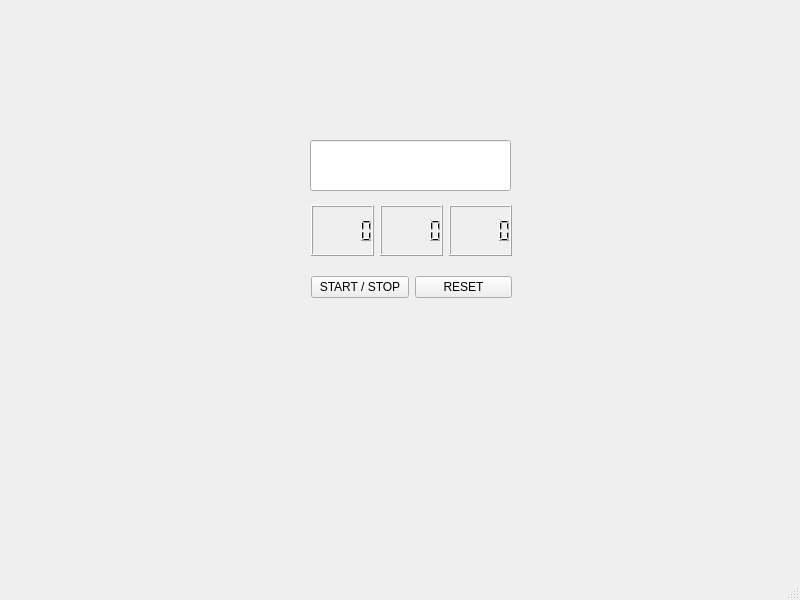
<?xml version="1.0" encoding="UTF-8"?>
<ui version="4.0">
 <class>MainWindow</class>
 <widget class="QMainWindow" name="MainWindow">
  <property name="geometry">
   <rect>
    <x>0</x>
    <y>0</y>
    <width>800</width>
    <height>600</height>
   </rect>
  </property>
  <property name="windowTitle">
   <string>MainWindow</string>
  </property>
  <widget class="QWidget" name="centralwidget">
   <widget class="QLineEdit" name="stopwatchDisplay">
    <property name="geometry">
     <rect>
      <x>310</x>
      <y>140</y>
      <width>201</width>
      <height>51</height>
     </rect>
    </property>
   </widget>
   <widget class="QWidget" name="">
    <property name="geometry">
     <rect>
      <x>311</x>
      <y>262</y>
      <width>201</width>
      <height>51</height>
     </rect>
    </property>
    <layout class="QHBoxLayout" name="horizontalLayout">
     <item>
      <widget class="QPushButton" name="startstopBtn">
       <property name="text">
        <string>START / STOP</string>
       </property>
      </widget>
     </item>
     <item>
      <widget class="QPushButton" name="resetBtn">
       <property name="text">
        <string>RESET</string>
       </property>
      </widget>
     </item>
    </layout>
   </widget>
   <widget class="QWidget" name="">
    <property name="geometry">
     <rect>
      <x>311</x>
      <y>205</y>
      <width>201</width>
      <height>51</height>
     </rect>
    </property>
    <layout class="QHBoxLayout" name="horizontalLayout_2">
     <item>
      <widget class="QLCDNumber" name="hoursLcdNumber"/>
     </item>
     <item>
      <widget class="QLCDNumber" name="minutesLcdNumber"/>
     </item>
     <item>
      <widget class="QLCDNumber" name="secondsLcdNumber"/>
     </item>
    </layout>
   </widget>
  </widget>
  <widget class="QMenuBar" name="menubar">
   <property name="geometry">
    <rect>
     <x>0</x>
     <y>0</y>
     <width>800</width>
     <height>23</height>
    </rect>
   </property>
  </widget>
  <widget class="QStatusBar" name="statusbar"/>
 </widget>
 <resources/>
 <connections/>
</ui>
